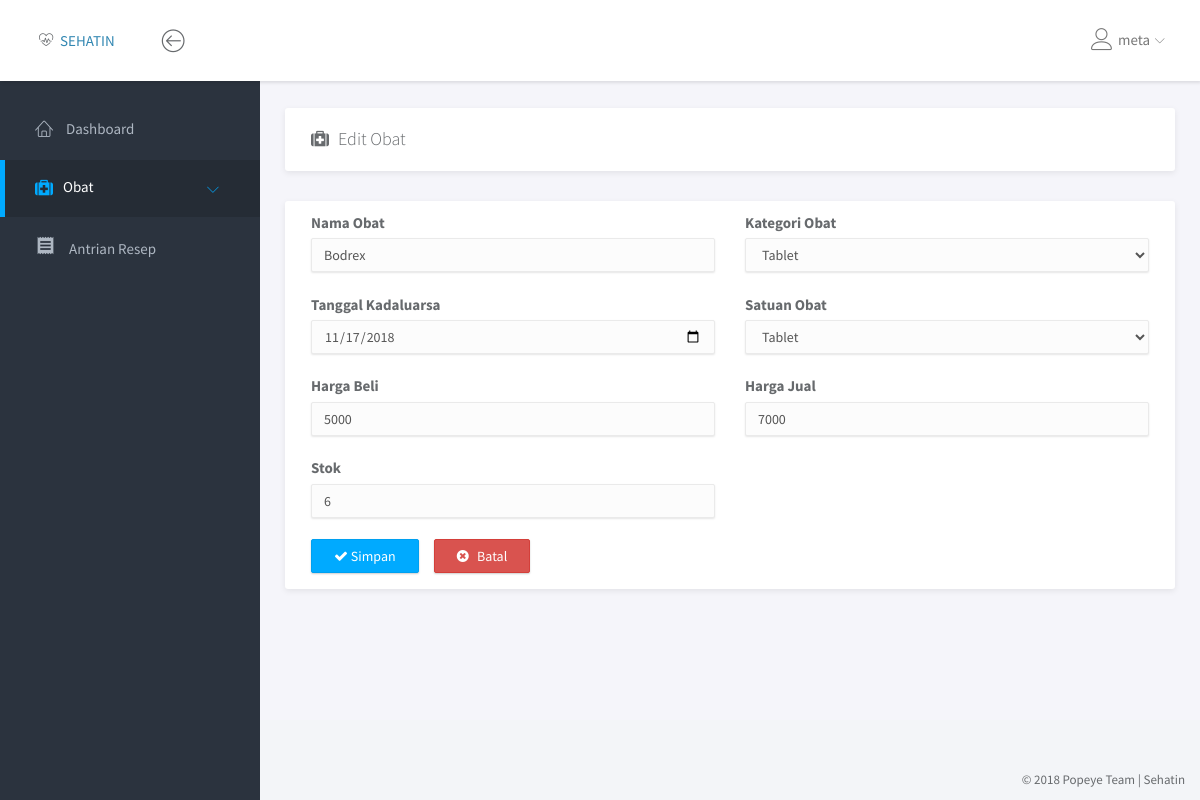
/obat/edit_obat.php?id_obat=2 (signed in), run on an earlier commit of the app's database.
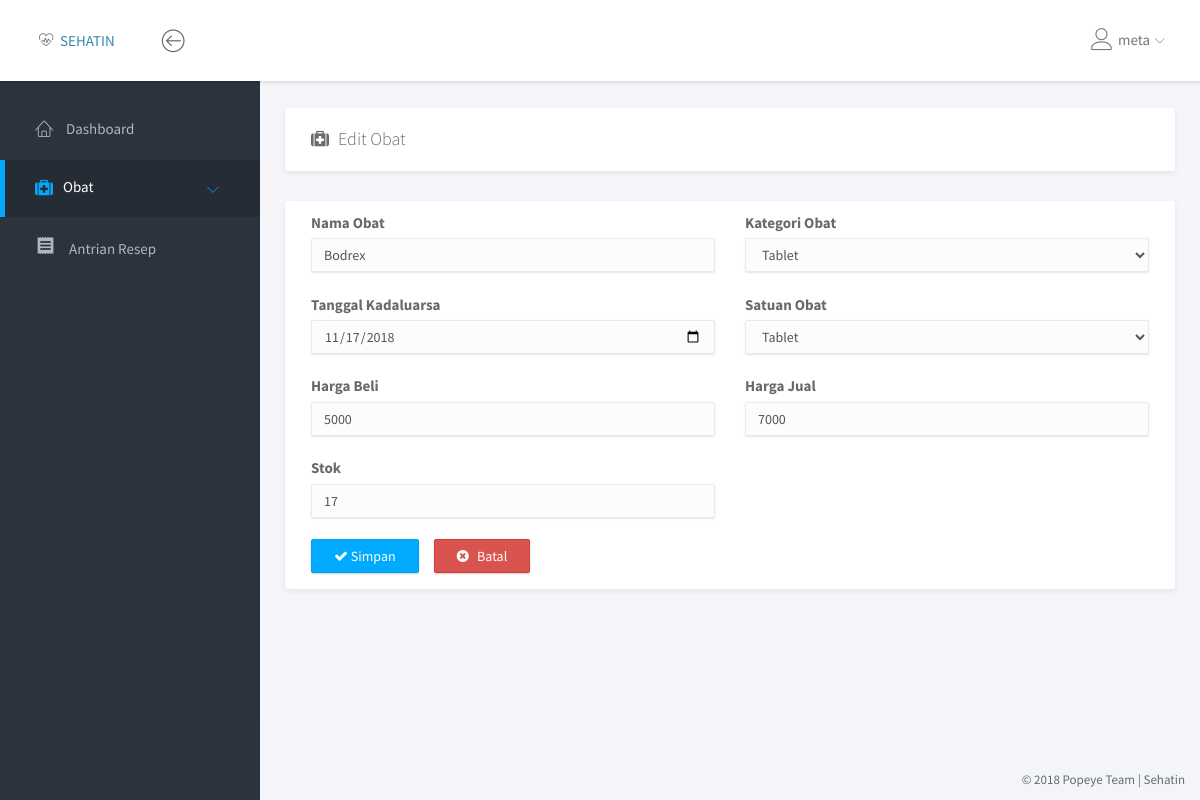
And on a later commit of the database.
### tables this page shows
CREATE TABLE `obat` (
  `id_obat` int(7) NOT NULL,
  `nm_obat` varchar(50) NOT NULL,
  `id_kategori` tinyint(3) NOT NULL,
  `id_satuan` tinyint(3) NOT NULL,
  `harga_beli` int(7) NOT NULL,
  `harga_jual` int(7) NOT NULL,
  `stok` smallint(5) NOT NULL,
  `tgl_kadaluarsa` date NOT NULL,
  `id_petugas` tinyint(3) NOT NULL
);

CREATE TABLE `kategori_obat` (
  `id_kategori` tinyint(3) NOT NULL,
  `kategori` varchar(30) NOT NULL,
  `status` enum('Aktif','Non Aktif') NOT NULL
);

CREATE TABLE `satuan_obat` (
  `id_satuan` tinyint(3) NOT NULL,
  `satuan` varchar(30) NOT NULL,
  `status` enum('Aktif','Non Aktif') NOT NULL
);

### obat/edit_obat.php (the view, shortened to what this page needs)
<!doctype html>
<html lang="en">
<head>
	<link rel="stylesheet" href="../assets/vendor/bootstrap/css/bootstrap.min.css">
	<link rel="stylesheet" href="../assets/vendor/font-awesome/css/font-awesome.min.css">
	<link rel="stylesheet" href="../assets/vendor/linearicons/style.css">
	<link rel="stylesheet" href="../assets/vendor/chartist/css/chartist-custom.css">
	<link rel="stylesheet" href="../assets/css/main.css">
</head>
<body>
	<div id="wrapper">
		<?php
			include '../dashboard/navbar.php';
			include '../dashboard/left_sidebar.php';
    $query = "SELECT * FROM obat WHERE id_obat = '$_GET[id_obat]'";
    $result = mysqli_query($con, $query);
    $val = mysqli_fetch_assoc($result);
		 ?>
		 <div class="main">
		 	<div class="main-content">
		 		<div class="container-fluid">
          <div class="panel">
            <div class="panel-heading">
              <h1 class="panel-title"><i class="fa fa-medkit"></i>&ensp;Edit Obat</h1>
            </div>
          </div>
		 			<div class="row">
		 				<div class="col-md-12">
		 					<div class="panel">
		 						<div class="panel-body">
		 							<form method="POST" action="">
		 								<div class="row">
		 									<div class="col-md-6">
												<label for="">Nama Obat</label>
		 										<input type="text" name="nm_obat" class="form-control" placeholder="Nama Obat" value="<?php echo($val['nm_obat']) ?>">
		 									</div>
											<div class="col-md-6">
												<label for="">Kategori Obat</label>
		 										<select class="form-control" name="kategori">
                           <?php
                              $qkategori = mysqli_query($con, "SELECT * FROM kategori_obat WHERE status = 'Aktif' ORDER BY kategori ASC");
                              while ($valkategori = mysqli_fetch_assoc($qkategori)) {
                            ?>
                                <option value="<?php echo $valkategori['id_kategori'] ?>" <?php echo ($val['id_kategori'] ==  $valkategori['id_kategori'] ? 'selected' : '') ?>> <?php echo $valkategori['kategori'] ?> </option>
                            <?php
                              }
                            ?>
                         </select>
		 									</div>
		 								</div>
		 								<br>
                    <div class="row">
		 									<div class="col-md-6">
												<label for="">Tanggal Kadaluarsa</label>
		 										<input type="date" name="tgl" class="form-control" value="<?php echo($val['tgl_kadaluarsa']) ?>">
		 									</div>
											<div class="col-md-6">
												<label for="">Satuan Obat</label>
		 										<select class="form-control" name="satuan">
                           <?php
                              $qsatuan = mysqli_query($con, "SELECT * FROM satuan_obat WHERE status = 'Aktif' ORDER BY satuan ASC");
                              while ($valsatuan = mysqli_fetch_assoc($qsatuan)) {
                            ?>
                                <option value="<?php echo $valsatuan['id_satuan'] ?>" <?php echo ($val['id_satuan'] == $valsatuan['id_satuan'] ? 'selected' : '') ?>> <?php echo $valsatuan['satuan'] ?> </option>
                            <?php
                              }
                            ?>
                         </select>
		 									</div>
		 								</div>
                    <br>
                    <div class="row">
		 									<div class="col-md-6">
												<label for="">Harga Beli</label>
		 										<input type="number" name="hbeli" placeholder="Harga Beli" class="form-control" value="<?php echo($val['harga_beli'] ) ?>">
		 									</div>
		 									<div class="col-md-6">
                        <label for="">Harga Jual</label>
		 										<input type="number" name="hjual" placeholder="Harga Jual" class="form-control" value="<?php echo($val['harga_jual']) ?>">
		 									</div>
		 								</div>
		 								<br>
                    <div class="row">
		 									<div class="col-md-6">
												<label for="">Stok</label>
		 										<input type="number" name="stok" placeholder="Stok" class="form-control" value="<?php echo($val['stok']) ?>">
		 									</div>
		 								</div>
		 								<br>
		 								<div class="row">
		 									<div class="col-md-6">
		 										<button type="submit" class="btn btn-primary"><i class="fa fa-check"></i>  Simpan</button> &nbsp; &nbsp;
		 										<button type="reset" name="reset" class="btn btn-danger" onclick="history.go(-1);"><i class="fa fa-times-circle"></i> &nbsp;  Batal</button>
		 									</div>
		 								</div>
		 							</form>
		 						</div>
		 					</div>
		 				</div>
		 			</div>
		 		</div>
		 	</div>
		 </div>
		<?php include '../dashboard/footer.php'; ?>
	</div>
</body>
</html>

What changed in the data, as far as the page shows it:
changed obat "Bodrex": stok "6" → "17"
